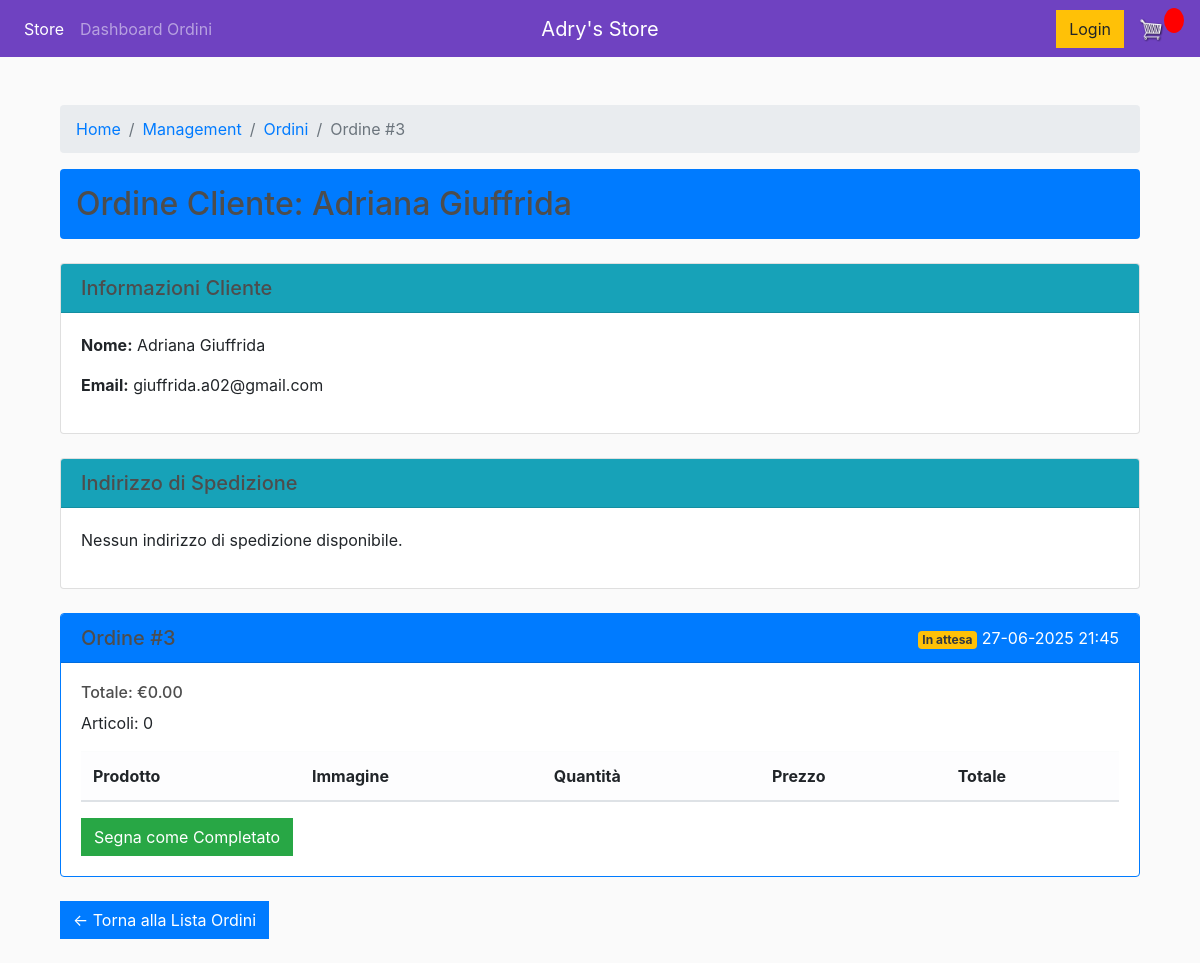
Page /orders/3/ (signed in) on the committed database.
### store/models.py (models this page shows, shortened)
class Order(models.Model):
	customer = models.ForeignKey(Customer, on_delete=models.SET_NULL, null=True, blank=True)
	date_ordered = models.DateTimeField(auto_now_add=True)
	complete = models.BooleanField(default=False)
	transaction_id = models.CharField(max_length=100, null=True)
	@property
	def get_cart_total(self):
		orderitems = self.orderitem_set.all()
		total = sum([item.get_total for item in orderitems])
		return total
	@property
	def get_cart_items(self):
		orderitems = self.orderitem_set.all()
		total = sum([item.quantity for item in orderitems])
		return total

class Customer(models.Model):
	user = models.OneToOneField(User, null=True, blank=True, on_delete=models.CASCADE)
	name= models.CharField(max_length=200, null=True)
	email= models.CharField(max_length=200)

### orders/views.py (the view)
# urls.py: path('<int:ordine_id>/', dettaglio_ordine, name='dettaglio_ordine'),
@staff_member_required
def dettaglio_ordine(request, ordine_id):
    ordine = get_object_or_404(Order, id=ordine_id)
    return render(request, 'orders/dettaglio_ordine.html', {'ordine': ordine})

### orders/templates/orders/dettaglio_ordine.html (shortened to what this page needs)
{% extends 'store/main.html' %}
{% block content %}
<div class="container mt-4">
    <nav aria-label="breadcrumb">
        <ol class="breadcrumb">
            <li class="breadcrumb-item"><a href="{% url 'store' %}">Home</a></li>
            <li class="breadcrumb-item"><a href="{% url 'orders:dashboard' %}">Management</a></li>
            <li class="breadcrumb-item"><a href="{% url 'orders:lista_ordini' %}">Ordini</a></li>
            <li class="breadcrumb-item active">Ordine #{{ ordine.id }}</li>
        </ol>
    </nav>
    <div class="bg-primary text-white p-3 mb-4 rounded">
        <h2 class="m-0">Ordine Cliente: {% if ordine.customer %}
            {{ ordine.customer.name }}
            {% else %}
            Anonimo
            {% endif %}
        </h2>
    </div>
    <div class="card mb-4">
        <div class="card-header bg-info text-white">
            <h5 class="m-0">Informazioni Cliente</h5>
        </div>
        <div class="card-body">
            {% if ordine.customer %}
            <p><strong>Nome:</strong> {{ ordine.customer.name }}</p>
            <p><strong>Email:</strong> {{ ordine.customer.email }}</p>
            {% else %}
            <p>Cliente anonimo</p>
            {% endif %}
        </div>
    </div>
    <div class="card mb-4">
        <div class="card-header bg-info text-white">
            <h5 class="m-0">Indirizzo di Spedizione</h5>
        </div>
        <div class="card-body">
            {% if ordine.shippingaddress_set.exists %}
            {% with address=ordine.shippingaddress_set.first %}
            <p><strong>Indirizzo:</strong> {{ address.address }}</p>
            <p><strong>Città:</strong> {{ address.city }}</p>
            <p><strong>Provincia:</strong> {{ address.state }}</p>
            <p><strong>CAP:</strong> {{ address.zipcode }}</p>
            {% endwith %}
            {% else %}
            <p>Nessun indirizzo di spedizione disponibile.</p>
            {% endif %}
        </div>
    </div>
    <div class="card mb-4 border-primary">
        <div class="card-header bg-primary text-white d-flex justify-content-between align-items-center">
            <h5 class="m-0">Ordine #{{ ordine.id }}</h5>
            <div>
                <span class="badge {% if ordine.complete %}bg-success{% else %}bg-warning text-dark{% endif %}">
                    {% if ordine.complete %}Completato{% else %}In attesa{% endif %}
                </span>
                <span class="ms-2">{{ ordine.date_ordered|date:"d-m-Y H:i" }}</span>
            </div>
        </div>
        <div class="card-body">
            <h6>Totale: €{{ ordine.get_cart_total|floatformat:2 }}</h6>
            <p>Articoli: {{ ordine.get_cart_items }}</p>
            <table class="table">
                <thead class="table-light">
                    <tr>
                        <th>Prodotto</th>
                        <th>Immagine</th>
                        <th>Quantità</th>
                        <th>Prezzo</th>
                        <th>Totale</th>
                    </tr>
                </thead>
            </table>
            {% if not ordine.complete %}
            <form method="post" action="{% url 'orders:cambia_stato_ordine' ordine.id %}" class="mt-3">
                <button type="submit" class="btn btn-success">Segna come Completato</button>
            </form>
            {% endif %}
        </div>
    </div>
    <div class="mb-4">
        <a href="{% url 'orders:lista_ordini' %}" class="btn btn-primary">← Torna alla Lista Ordini</a>
    </div>
</div>
{% endblock %}

### static/css/main.css (style rules this page uses)
body { background-color: hsl(0, 0%, 98%); }
h1,h2,h3,h4,h5,h6 { color:hsl(0, 0%, 30%); }
.btn { border-radius: 0; }

### rows in the picture
Order: id "3", customer.name "Adriana Giuffrida", customer.email "giuffrida.a02@gmail.com", date_ordered "27-06-2025 21:45", get_cart_total "0.00", get_cart_items "0"
